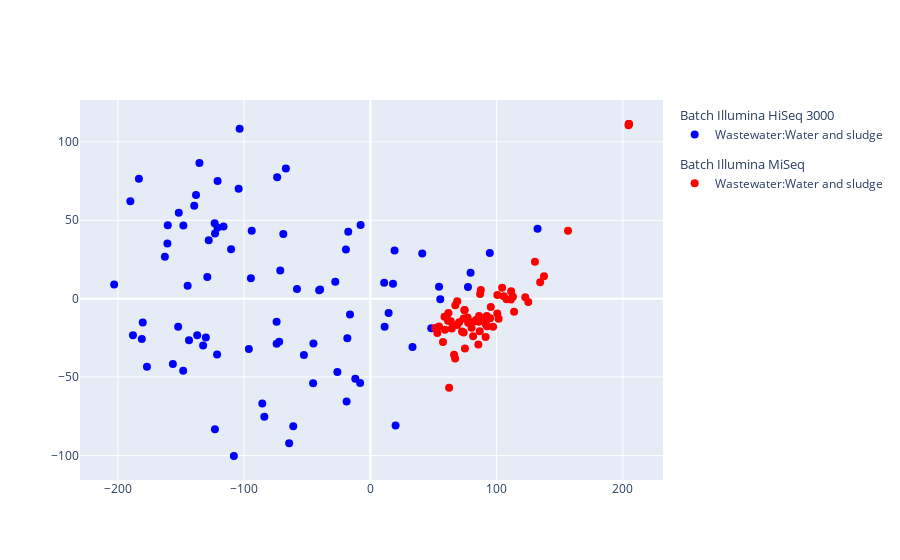

The notebook cell this image was saved under:
### Markdown cell above
### Data loading

### Code cell
input_size = 3326
d_z = 16
device = torch.device("cuda" if torch.cuda.is_available() else "cpu")

#Data from MGnify - Only DTU entries
file = "metadataset_w_study_dataset_all_biomes_merged_abund_tables_genus.csv"
path = f"data/MGnify/datasets/{file}"

batch_label = "instrument_platform"
exp_label = "biomes"
drop_cols = ["experiment_type", "study_id", "centre_name", "index"]

raw_data = DataPreprocess(path, factors = ["sample", batch_label, exp_label]).dropna().reset_index(drop=True) #drop samples without meta info
pre_data = raw_data[raw_data["centre_name"]=="DTU-GE"].reset_index(drop=True)
new_data = pre_data.drop(drop_cols, axis=1)
new_data[exp_label] = new_data[exp_label].str.replace("root:Engineered:", "", regex=False) #remove redundant label

#exclude batches that can't be corrected
data = new_data
data = new_data[new_data[exp_label] != "Wastewater"]

otu_dataloader, ohe_batch, ohe_biome, otu_data, otu_batch, otu_biome = ABaCoDataLoader(data, 
                                                                                       device = device, 
                                                                                       batch_label=batch_label, 
                                                                                       exp_label=exp_label, 
                                                                                       batch_size = 145, 
                                                                                       total_size = 3326, 
                                                                                       total_batch=2)

#plot PCA of data to visualize it
plotPCoA(data, method="aitchison", sample_label="sample", batch_label=batch_label, experiment_label=exp_label)

### Figure 1 — Plotly figure (JSON) as saved in the notebook; plotly's stock layout.template omitted (floating-point values rounded to 4 significant figures)
{"data": [{"legendgroup": "Illumina HiSeq 3000", "legendgrouptitle": {"text": "Batch Illumina HiSeq 3000"}, "marker": {"color": ["blue", "blue", "blue", "blue", "blue", "blue", "blue", "blue", "blue", "blue", "blue", "blue", "blue", "blue", "blue", "blue", "blue", "blue", "blue", "blue", "blue", "blue", "blue", "blue", "blue", "blue", "blue", "blue", "blue", "blue", "blue", "blue", "blue", "blue", "blue", "blue", "blue", "blue", "blue", "blue", "blue", "blue", "blue", "blue", "blue", "blue", "blue", "blue", "blue", "blue", "blue", "blue", "blue", "blue", "blue", "blue", "blue", "blue", "blue", "blue", "blue", "blue", "blue", "blue", "blue", "blue", "blue", "blue", "blue", "blue", "blue", "blue", "blue", "blue", "blue", "blue", "blue", "blue", "blue", "blue", "blue"], "size": 8, "symbol": ["circle", "circle", "circle", "circle", "circle", "circle", "circle", "circle", "circle", "circle", "circle", "circle", "circle", "circle", "circle", "circle", "circle", "circle", "circle", "circle", "circle", "circle", "circle", "circle", "circle", "circle", "circle", "circle", "circle", "circle", "circle", "circle", "circle", "circle", "circle", "circle", "circle", "circle", "circle", "circle", "circle", "circle", "circle", "circle", "circle", "circle", "circle", "circle", "circle", "circle", "circle", "circle", "circle", "circle", "circle", "circle", "circle", "circle", "circle", "circle", "circle", "circle", "circle", "circle", "circle", "circle", "circle", "circle", "circle", "circle", "circle", "circle", "circle", "circle", "circle", "circle", "circle", "circle", "circle", "circle", "circle"]}, "mode": "markers", "name": "Wastewater:Water and sludge", "type": "scatter", "x": [-143.7, -45.09, -190.1, -26.16, -18.83, 79.35, -138.1, 94.59, 48.21, 55.37, -16.14, -180.3, 11.28, -162.8, -7.719, -66.93, -52.64, 14.45, -177.0, -188.1, -8.142, -64.33, -73.83, -71.36, -160.5, -137.2, 19.97, -68.96, -17.53, 33.36, 54.38, -151.8, -83.99, -74.27, -85.61, -39.81, -156.4, -148.3, -121.1, -103.6, -27.81, -181.1, -72.25, -121.4, -11.94, -94.64, 19.16, -121.0, -40.57, -123.1, -148.1, -108.1, -129.2, -183.3, -128.0, -135.4, 41.09, -130.3, -152.2, 10.92, -18.24, -45.36, 132.4, -110.3, -61.09, 17.93, -160.8, -96.27, -123.3, -116.3, -58.14, -123.0, -19.37, 77.29, -202.9, -144.7, -74.22, -132.5, -93.98, -139.5, -104.3], "y": [-26.53, -28.55, 62.15, -46.86, -65.55, 16.59, 66.12, 29.04, -18.88, -0.3718, -10.15, -15.23, -17.95, 26.8, 46.95, 83.03, -35.88, -9.176, -43.45, -23.36, -53.8, -92.2, 77.38, 17.94, 46.8, -23.33, -80.86, 41.22, 42.61, -30.86, 7.592, 54.79, -75.35, -14.66, -66.8, 5.787, -41.7, -45.92, 45.21, 108.3, 10.74, -25.74, -27.53, -35.65, -51.07, 13.03, 30.74, 74.97, 5.388, -83.35, 46.65, -100.4, 13.8, 76.42, 37.31, 86.47, 28.87, -24.85, -17.89, 10.15, -25.29, -53.98, 44.6, 31.49, -81.36, 9.581, 35.2, -32.1, 48.13, 46.04, 6.232, 41.62, 31.33, 7.479, 9.073, 8.302, -28.75, -29.94, 43.28, 59.31, 70.05]}, {"legendgroup": "Illumina MiSeq", "legendgrouptitle": {"text": "Batch Illumina MiSeq"}, "marker": {"color": ["red", "red", "red", "red", "red", "red", "red", "red", "red", "red", "red", "red", "red", "red", "red", "red", "red", "red", "red", "red", "red", "red", "red", "red", "red", "red", "red", "red", "red", "red", "red", "red", "red", "red", "red", "red", "red", "red", "red", "red", "red", "red", "red", "red", "red", "red", "red", "red", "red", "red", "red", "red", "red", "red", "red", "red", "red", "red", "red", "red", "red", "red", "red", "red"], "size": 8, "symbol": ["circle", "circle", "circle", "circle", "circle", "circle", "circle", "circle", "circle", "circle", "circle", "circle", "circle", "circle", "circle", "circle", "circle", "circle", "circle", "circle", "circle", "circle", "circle", "circle", "circle", "circle", "circle", "circle", "circle", "circle", "circle", "circle", "circle", "circle", "circle", "circle", "circle", "circle", "circle", "circle", "circle", "circle", "circle", "circle", "circle", "circle", "circle", "circle", "circle", "circle", "circle", "circle", "circle", "circle", "circle", "circle", "circle", "circle", "circle", "circle", "circle", "circle", "circle", "circle"]}, "mode": "markers", "name": "Wastewater:Water and sludge", "type": "scatter", "x": [68.71, 97.2, 125.1, 82.22, 100.6, 107.9, 54.36, 74.61, 61.85, 137.5, 95.38, 111.5, 111.3, 86.07, 85.99, 62.37, 67.12, 77.44, 51.39, 61.52, 156.6, 113.8, 70.3, 91.28, 92.41, 74.52, 100.5, 91.52, 64.49, 83.93, 60.35, 74.89, 94.81, 80.17, 67.27, 66.29, 92.19, 68.79, 72.57, 53.03, 101.6, 81.34, 85.51, 86.6, 77.0, 91.43, 63.66, 134.5, 112.9, 59.11, 104.3, 73.82, 57.53, 73.85, 86.91, 58.73, 204.7, 87.49, 122.7, 105.6, 204.7, 204.5, 204.7, 130.4], "y": [-16.82, -17.88, -2.16, -14.63, 2.334, -0.4426, -17.74, -7.175, -9.107, 14.23, -5.314, 4.73, -0.5518, -11.02, -14.75, -56.79, -38.14, -15.34, -18.69, -14.16, 43.37, -8.374, -15.13, -24.51, -17.58, -7.401, -9.418, -16.51, -19.05, -13.53, -11.17, -31.76, -12.54, -18.51, -4.138, -35.81, -11.11, -1.725, -21.0, -21.93, -12.75, -23.97, -29.2, -20.82, -11.98, -13.63, -14.38, 10.48, 1.164, -19.9, 6.987, -12.6, -27.68, -21.57, 2.978, -11.58, 111.4, 5.57, 0.9506, 1.541, 111.4, 110.6, 111.4, 23.49]}], "layout": {}}
